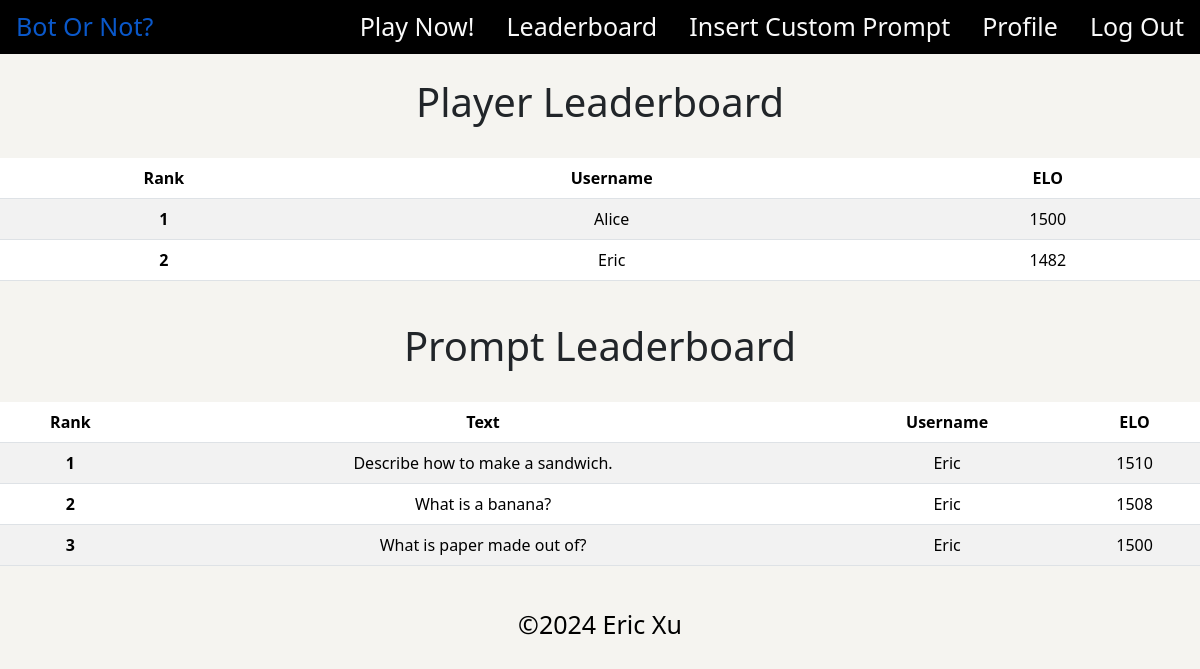
/leaderboard (signed in), run on the app's committed database.
### tables this page shows
CREATE TABLE users (
    id INTEGER PRIMARY KEY AUTOINCREMENT,
    created TIMESTAMP NOT NULL DEFAULT CURRENT_TIMESTAMP,
    username TEXT NOT NULL,
    password TEXT NOT NULL,
    elo INTEGER NOT NULL DEFAULT 1500,
    questionsCorrect INTEGER NOT NULL DEFAULT 0
);

CREATE TABLE prompts (
    id INTEGER PRIMARY KEY AUTOINCREMENT,
    created TIMESTAMP NOT NULL DEFAULT CURRENT_TIMESTAMP,
    username TEXT NOT NULL,
    promptText TEXT NOT NULL,
    humanText TEXT NOT NULL,
    botText TEXT NOT NULL,
    elo INTEGER NOT NULL DEFAULT 1500,
    votes INTEGER NOT NULL DEFAULT 0
);

### flask_app.py (the view)
@app.route('/leaderboard', methods=["GET", "POST"])
def leaderboard():
    conn = get_db_connection()
    rankedUsers = conn.execute("SELECT * FROM users ORDER BY elo DESC").fetchall()
    rankedPrompts = conn.execute("SELECT * FROM prompts ORDER BY elo DESC").fetchall()
    return render_template("leaderboard.html", rankedUsers=rankedUsers, rankedPrompts=rankedPrompts)

### helpers.py (called while the page is built)
def get_db_connection():
    conn = sqlite3.connect('site.db')
    conn.row_factory = sqlite3.Row
    return conn

### templates/leaderboard.html (shortened to what this page needs)
{% extends "base.html" %}
{% block main %}
<div class="container-fluid">
    <div class="text-center row">
        <h1 class="game-padding">Player Leaderboard</h1>
    </div>
    <table class="table table-striped">
        <thead>
          <tr>
            <th scope="col game-text">Rank</th>
            <th scope="col game-text">Username</th>
            <th scope="col game-text">ELO</th>
          </tr>
        </thead>
        <tbody>
            {% for i in range(0,(rankedUsers)| length) %}
            <tr>
                <th scope="row">{{ i+1 }}</th>
                <td>{{ rankedUsers[i]['username'] }}</td>
                <td>{{ rankedUsers[i]['elo'] }}</td>
            </tr>
            {% endfor %}
        </tbody>
    </table>
    <div class="text-center row">
        <h1 class="game-padding">Prompt Leaderboard</h1>
    </div>
    <table class="table table-striped">
        <thead>
          <tr>
            <th scope="col game-text">Rank</th>
            <th scope="col game-text">Text</th>
            <th scope="col game-text">Username</th>
            <th scope="col game-text">ELO</th>
          </tr>
        </thead>
        <tbody>
            {% for i in range(0,(rankedPrompts)| length) %}
            <tr>
                <th scope="row">{{ i+1 }}</th>
                <td>{{ rankedPrompts[i]['promptText'] }}</td>
                <td>{{ rankedPrompts[i]['username'] }}</td>
                <td>{{ rankedPrompts[i]['elo'] }}</td>
            </tr>
            {% endfor %}
        </tbody>
    </table>
</div>
{% endblock %}

### static/styles.css (style rules this page uses)
.container-fluid { width: 100%; max-width: none; padding-left: 0; padding-right: 0; background-color: #f5f4f0; }
.game-padding { padding-left: 2%; padding-right: 2%; padding-top: 2%; padding-bottom: 2%; }

### data on the page
users: username "Alice", elo "1500"
users: username "Eric", elo "1482"
prompts: promptText "Describe how to make a sandwich.", username "Eric", elo "1510"
prompts: promptText "What is a banana?", username "Eric", elo "1508"
prompts: promptText "What is paper made out of?", username "Eric", elo "1500"

### other printed values
{{ i+1 }} "1" "2"
{{ i+1 }} "1" "2" "3"
